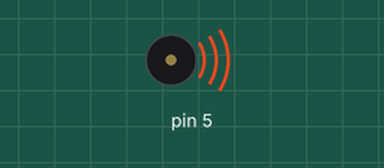
The sketch below on a simulated Arduino Uno, built with avr-gcc and run on an emulated ATmega328P. Shown: buzzer (waves = sounding).

Above: at 0.12 s.
Timing chart, 0 to 3.0 s (numbered marks = the images above):
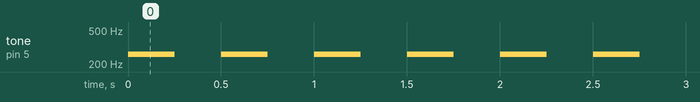

Measured:
- by itself, tone on pin 5: alternates 261 Hz for 0.25 s and silent for 0.25 s

The sketch:

SOUND.ino
```cpp
void setup() {
  // put your setup code here, to run once:
  pinMode(5, OUTPUT);
}

void loop() {
  // put your main code here, to run repeatedly:
  tone(5,261,250);
  delay(500);
}
```
